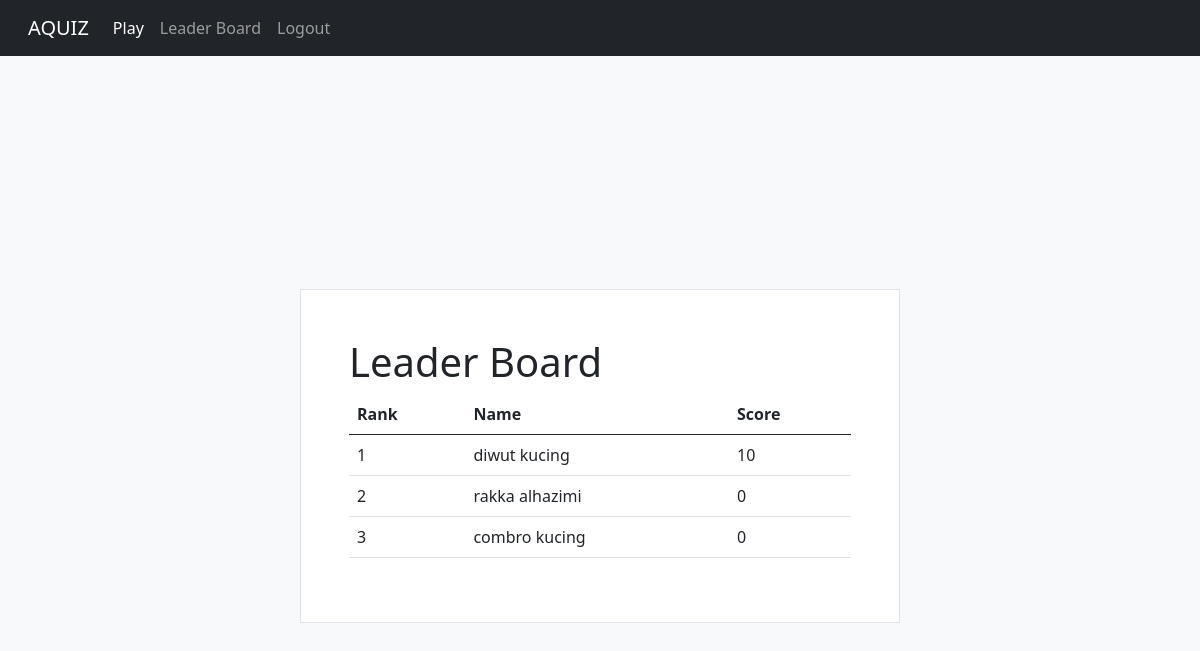
The page /board (signed in) on the database its author committed.
### quiz/models.py (models this page shows, shortened)
class Scores(models.Model):
    POINT = 5
    score = models.IntegerField()
    user = models.OneToOneField(User, on_delete=models.CASCADE)

### quiz/views.py (the view)
# urls.py: path("board", LeaderBoardView.as_view(), name="board"),
class LeaderBoardView(generic.ListView):
    model = Scores
    template_name = "leader_board.html"
    def get_queryset(self):
        return self.model.objects.order_by("-score")

### quiz/templates/leader_board.html
{% extends 'base.html' %}
{% block content %}
<div class="container col-12 col-md-6 my-5 p-5 bg-white border border-1">
  <h1>Leader Board</h1>
  <table class="table">
    <thead>
      <tr>
        <th>Rank</th>
        <th>Name</th>
        <th>Score</th>
      </tr>
    </thead>
    <tbody>
      {% for object in object_list %}
      <tr>
        <td>{{ forloop.counter }}</td>
        <td>{{ object.user.get_full_name }}</td>
        <td>{{ object.score }}</td>
      </tr>
      {% endfor %}
    </tbody>
  </table>
</div>
{% endblock %}

### rows shown on the page
Scores: user.get_full_name "diwut kucing", score "10"
Scores: user.get_full_name "rakka alhazimi", score "0"
Scores: user.get_full_name "combro kucing", score "0"
